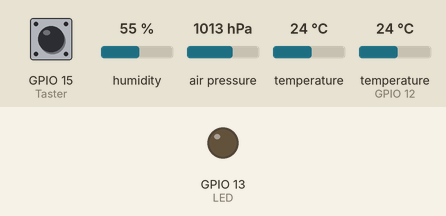
Recording of a program running on a simulated ESP8266 (Wemos D1 mini). Shown: output pins drawn as LEDs (lit = HIGH). The test bench sets the inputs (shaded band); at power-on: GPIO 15 (Taster) LOW, humidity 55 %, air pressure 1013 hPa, temperature 24 °C, temperature (sensor on GPIO 12) 24 °C. WiFi joins after 1.5 s; servers stay silent unless stated; random numbers use the default seed unless the program sets one; no MQTT or app messages arrive unless stated; what the program prints to the serial monitor is not drawn.

Above: at 2.9 s.
At 25.89 s:
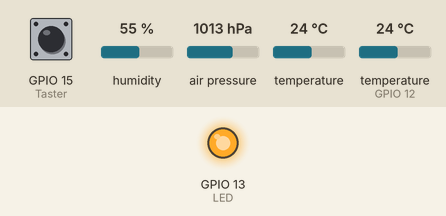
Timing chart, 0 to 35.0 s (numbered marks = the images above):
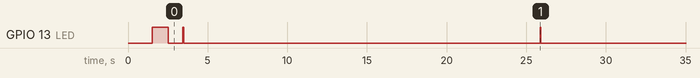

The program:

main.cpp
```cpp
/*
 Titel        : Wemos-Test
 Info         : Test
 Beschreibung : Wemos mit dem MQTT  verbinden und über HA abrufen
              :
 Arduino      : D1 Mini ESP8266-12F v3
 Modul ID     :
 Projekt-Nr.  :
 Datum        :
 Schaltung in :
 Hardwareinfo : Taster an D2(GPIO4) über10k gegen Masse, LED an D1(GPIO5) gegen Masse, DS18B20 an D5(GPIO14)
              :
 Status       : OK
 Version      : V1.0.4 (20230920)
 Einsatz      :
              :
 Hinweis      : Board in PlatformIO: d1_mini_pro
              :
              :
 ToDo         : Code aufräumen und in meheren Dateien aufteilen

History 20230815 begin
  V1.0.0
  LED und Taster funktionieren aber Upload nur über USB
  V1.0.1
  DS18B20 eingebunden und mit millims definiert
  V1.0.2
  einbinden OTA Function
  V1.0.3
  MQTT einrichten Funktioniert (Für DS18B20 und Status)
  BME280 nur Serialausgabe
  V1.0.4
  BME280 Werte in Json umwanden und über MQTT ausgeben.
*/

#include <Arduino.h>
#include <ESP8266WiFi.h>
#include <ArduinoOTA.h>
#include <OneWire.h>
#include <DallasTemperature.h>
#include <PubSubClient.h>
#include <Wire.h>
#include <SPI.h>
#include "Sensor_BME280.h"
#include <Adafruit_Sensor.h>
#include <Adafruit_BME280.h>

// #define DEBUG
#define wifi_ssid "klncqwoez283431pidd1ic9r32f8931"
#define wifi_password "h785fh6108b01"
#define mqtt_server "192.168.178.65"
#define mqtt_user "mqtt_olaf"
#define mqtt_password "Kastor1956"
#define EspHostname "Wemos1"
String clientID = "Wemos-1";
const char *WemosDSTemperatur = "wemos/temperatur";
const char *WemosName = "wemos/name";
#define WemosStatus "wemos/status"
const char *WemosBMEtemp = "wemos/bme280/temp";
const char *WemosBMEhum = "wemos/bme280/hum";
const char *WemosBMEpres = "wemos/bme280/pres";
float temp(NAN), hum(NAN), pres(NAN);
// BME280
float h, t, p;
unsigned int l;
char temperatureCString[8];
char humidityCString[7];
char pressureCString[8];
String bme_temp_str = "";
String bme_hum_str = "";
String bme_pre_str = "";
#define SEALEVELPRESSURE_HPA (1010.25)

Adafruit_BME280 bme; // I²C
unsigned long delayTime;

float DS_Temperatur;
String WTemp;
int timeout;
char ds18B20_Cstring[6];
WiFiClient espClient;
PubSubClient client(espClient);

const int LED = 13;    // D7 = SPI MOSI = GPIO13
const int Taster = 15; // D8 = SPI CS = GPIO15

// RX = GPIO3 = RXD0
// TX = GPIO1 = TXD0
// D1 = GPIO5 = SCL
// D2 = GPIO4 = SDA

int Taster_Status = 0;

const int oneWireBus = 12; // D6 = GPIO12 = SPI SCLK
OneWire oneWire(oneWireBus);
DallasTemperature sensors(&oneWire);
// float WTemp;
DeviceAddress sensor_address;
unsigned long previousMillis = 0; // vorheriger Milliwert
const long interval = 25000;      // welche Zeit

// meine Function hier declarations:
void Setup_wifi();
void callback(char *topic, byte *message, unsigned int length);
void reconnect();
void printAddress(DeviceAddress deviceAddress);
void printValues();
void printBME280Data();

float getTemperatur()
{
  float DStemp;
  // Serial.println("Messe Temperatur ...");
  timeout = 30;
  do
  {
    sensors.requestTemperatures();
    DStemp = sensors.getTempCByIndex(0);
    delay(100);
    timeout--;
    if (timeout < 0)
      DStemp = 99.9; // Wenn Sensor defekt
  } while (DStemp == 85.0 || DStemp == -127.0);
  WTemp = String(ds18B20_Cstring); // WTemp = DS_Temperatur;   //dtostrf(temperatureC, 5,2,DS_Temperatur);
  digitalWrite(LED, HIGH);
  delay(50);
  digitalWrite(LED, LOW);
  return DStemp;
}

void setup()
{
  Serial.begin(115200);
  sensors.begin();
  bool status;
  status = bme.begin(0x76);
  if (!status)
  {
    Serial.println("Kann keinen Sensor finden. Bitte Kabel prüfen!");
    while (1)
      ;
  }
  delayTime = 1000;

  // sensors.getAddress(sensor_address, 0);
  Serial.print("Sensor Adresse: ");
  printAddress(sensor_address);
  Serial.println();
  Setup_wifi();
  client.setServer(mqtt_server, 1883);
  client.setCallback(callback);
  ArduinoOTA.setHostname("Wemos1");
  ArduinoOTA.begin();
  pinMode(LED, OUTPUT);
  pinMode(Taster, INPUT);
  digitalWrite(LED, HIGH);
  delay(1000);
  digitalWrite(LED, LOW);
  // Serial.println("Setup beendet . . .");
}

void loop()
{
  if (!client.connected())
  {
    reconnect();
  }
  client.loop();
  ArduinoOTA.handle();
  if (digitalRead(Taster) == HIGH)
  {
    digitalWrite(LED, HIGH);
  }
  else
  {
    digitalWrite(LED, LOW);
  }
  unsigned long currentMillis = millis(); // aktuelle Millis an currentMillis(Variable übergeben)
  if (currentMillis - previousMillis >= interval)
  {                                 // aktuellen Millis prüfen, ob schon mit vorherigen Wert abgelaufen ist
    previousMillis = currentMillis; // vorheriger Wert an currentMillis übergeben
                                    // Sensor_auslesen();  // hier die Function die aufgerufen werden soll
    client.publish(WemosName, EspHostname);
    DS_Temperatur = getTemperatur();
    dtostrf(DS_Temperatur, 3, 2, ds18B20_Cstring);
    client.publish(WemosDSTemperatur, ds18B20_Cstring);
    Serial.println(ds18B20_Cstring); // String(DS_Temperatur).c_str());
    client.publish(WemosStatus, "online");
#ifdef Debug
    printValues();
#endif
    printBME280Data();
    client.publish(WemosBMEtemp, temperatureCString);
    client.publish(WemosBMEhum, humidityCString);
    client.publish(WemosBMEpres, pressureCString);
    Serial.println("BME280 Wert augeben...");
    Serial.print("Temperatur: ");
    Serial.println(temperatureCString);
    Serial.print("Luftpruck: ");
    Serial.println(pressureCString);
    Serial.print("Feuchtigkeit: ");
    Serial.println(humidityCString);

    delay(delayTime);
  }
}

void printAddress(DeviceAddress deviceAddress)
{
  for (uint8_t i = 0; i < 8; i++)
  {
    Serial.print("0x");
    if (deviceAddress[i] < 0x10)
      Serial.print("0");
    Serial.print(deviceAddress[i], HEX);
    if (i < 7)
      Serial.print(", ");
  }
  Serial.println("");
}
/*
void Sensor_auslesen() {
    sensors.requestTemperatures();
    DS_Temperatur = sensors.getTempCByIndex(0);

    Serial.print(String(DS_Temperatur).c_str());
    Serial.println(" °C");
    ds18B20_Cstring = String(DS_Temperatur);
    WTemp = String(ds18B20_Cstring);    // WTemp = DS_Temperatur;   //dtostrf(temperatureC, 5,2,DS_Temperatur);
    digitalWrite(LED, HIGH);
    delay(50);
    digitalWrite(LED, LOW);
}*/

void Setup_wifi()
{
  delay(10);
  Serial.println();
  Serial.print("Verbunden mit: ");
  Serial.println(wifi_ssid);
  WiFi.begin(wifi_ssid, wifi_password);
  while (WiFi.status() != WL_CONNECTED)
  {
    delay(500);
    Serial.print(".");
  }
  Serial.println("");
  Serial.print("WiFi verbunden mit IP: ");
  // Serial.print("IP Adresse: ");
  Serial.println(WiFi.localIP());
}

void callback(char *topic, byte *message, unsigned int length)
{
  Serial.print("Nachricht zum Thema gekommen: ");
  Serial.print(topic);
  Serial.print(". Nachricht: ");
  String messageTemp;
  for (unsigned i = 0; i <= length; i++)
  {
    Serial.print((char)message[i]);
    messageTemp += (char)message[i];
  }
  Serial.println();
}

void reconnect()
{
  // Loop until we're reconnected
  while (!client.connected())
  {
    Serial.print("Verbinde mit MQTT Server...");
    // Create a random client ID
    clientID += String(random(0xffff), HEX);
    // Attempt to connect
    if (client.connect(clientID.c_str(), mqtt_user, mqtt_password))
    {
      Serial.println("verbunden");
      // Once connected, publish an announcement...
      client.publish(WemosName, EspHostname);
      DS_Temperatur = getTemperatur();
      dtostrf(DS_Temperatur, 3, 2, ds18B20_Cstring);
      client.publish(WemosDSTemperatur, ds18B20_Cstring);
      // dtostrf(WTemp, 5,2,DS_Temperatur);
      Serial.println(ds18B20_Cstring); // String(DS_Temperatur).c_str());
      client.publish(WemosStatus, "online");
      // ... and resubscribe
    }
    else
    {
      Serial.print("failed, rc=");
      Serial.print(client.state());
      Serial.println(" nochmal in 5 seconds");
      // Wait 5 seconds before retrying
      delay(5000);
    }
  }
}

void printValues()
{
#ifdef DEBUG
  Serial.print("Temperature = ");
  Serial.print(bme.readTemperature());
  Serial.println(" °C");

  Serial.print("Pressure = ");

  Serial.print(bme.readPressure() / 100.0F);
  Serial.println(" hPa");

  Serial.print("Approx. Altitude = ");
  Serial.print(bme.readAltitude(SEALEVELPRESSURE_HPA));
  Serial.println(" m");

  Serial.print("Humidity = ");
  Serial.print(bme.readHumidity());
  Serial.println(" %");
  Serial.println();
#endif
}

void printBME280Data()
{

  temp = bme.readTemperature();
  hum = bme.readHumidity();
  pres = (bme.readPressure() / 100);
  t = temp;
  h = hum;
  p = pres;
  Serial.println(String(temp).c_str());
  bme_temp_str = dtostrf(t, 5, 2, temperatureCString);
  bme_hum_str = dtostrf(h, 5, 2, humidityCString);
  bme_pre_str = dtostrf(p, 4, 2, pressureCString);
#ifdef DEBUG

#endif
}
```

Sensor_BME280.cpp
```cpp
#include "Sensor_BME280.h"

// Funktionen
```

Sensor_BME280.h
```cpp
#include "Sensor_BME280.cpp"

// Variablen deklarieren

//  Funktionen deklarieren
```

Measured:
- by itself, GPIO 13 (LED): goes LOW 0.91 s, HIGH 0.05 s, LOW 22.4 s, 4 × (HIGH 0.05 s, LOW 25.0 s), HIGH 0.05 s, then LOW
